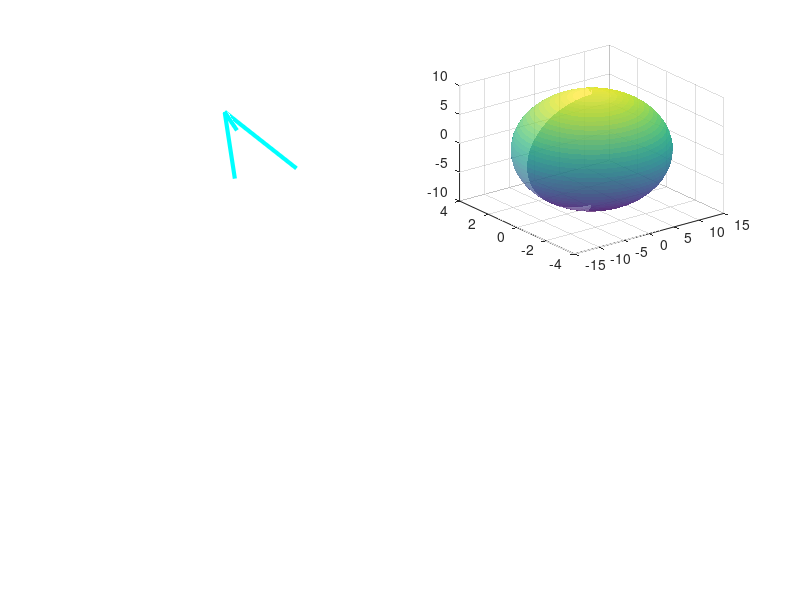

This figure's MATLAB source: (Note: this script raises an error after producing the figure.)
clc; clear; close all;

%% ===================== DIPOLE MOMENT =====================
dipole = [4.7908, 13.8348, 0.0000];

figure('Color','k','Position',[100 100 1200 900]);
subplot(2,2,1)
quiver3(0,0,0,dipole(1),dipole(2),dipole(3),...
    'LineWidth',3,'Color','c','MaxHeadSize',2);
grid on; axis equal;
xlabel('X'); ylabel('Y'); zlabel('Z');
title('Dipole Moment Vector','Color','w');
set(gca,'Color','k','XColor','w','YColor','w','ZColor','w');

%% ===================== QUADRUPOLE MOMENT =====================
Q = [ -3.6482  -8.1199   0;
      -8.1199  -5.9143   0;
       0        0        9.5624 ];

subplot(2,2,2)
[evec,eval] = eig(Q);
[X,Y,Z] = ellipsoid(0,0,0,eval(1,1),eval(2,2),eval(3,3),40);
surf(X,Y,Z,'FaceAlpha',0.7,'EdgeColor','none');
colormap parula
lighting phong; camlight
title('Quadrupole Tensor Ellipsoid','Color','w');
axis equal
set(gca,'Color','k','XColor','w','YColor','w','ZColor','w');

%% ===================== OCTAPOLE MOMENT =====================
% Directional intensity approximation
subplot(2,2,3)

theta = linspace(0,pi,60);
phi   = linspace(0,2*pi,60);
[TH,PH] = meshgrid(theta,phi);

R = abs( ...
    64.8268*sin(TH).^3.*cos(PH).^3 + ...
    366.6718*sin(TH).^3.*sin(PH).^3 + ...
    147.9038*sin(TH).*cos(PH).*sin(PH).^2 );

[X,Y,Z] = sph2cart(PH, pi/2-TH, R);

surf(X,Y,Z,R,'EdgeColor','none');
colormap turbo
lighting phong; camlight
axis equal
title('Octapole Moment (3D Anisotropy)','Color','w');
set(gca,'Color','k','XColor','w','YColor','w','ZColor','w');

%% ===================== HEXADECAPOLE MOMENT =====================
subplot(2,2,4)

R4 = abs( ...
   -1017.8992*sin(TH).^4.*cos(PH).^4 + ...
   -4780.5874*sin(TH).^4.*sin(PH).^4 + ...
   -1081.0093*sin(TH).^2.*cos(PH).^2.*sin(PH).^2 );

[X4,Y4,Z4] = sph2cart(PH, pi/2-TH, R4);

surf(X4,Y4,Z4,R4,'EdgeColor','none');
colormap hot
lighting phong; camlight
axis equal
title('Hexadecapole Moment (Higher-Order Tensor)','Color','w');
set(gca,'Color','k','XColor','w','YColor','w','ZColor','w');

sgtitle('3D Multipole Tensor Visualization','Color','w','FontSize',16)
